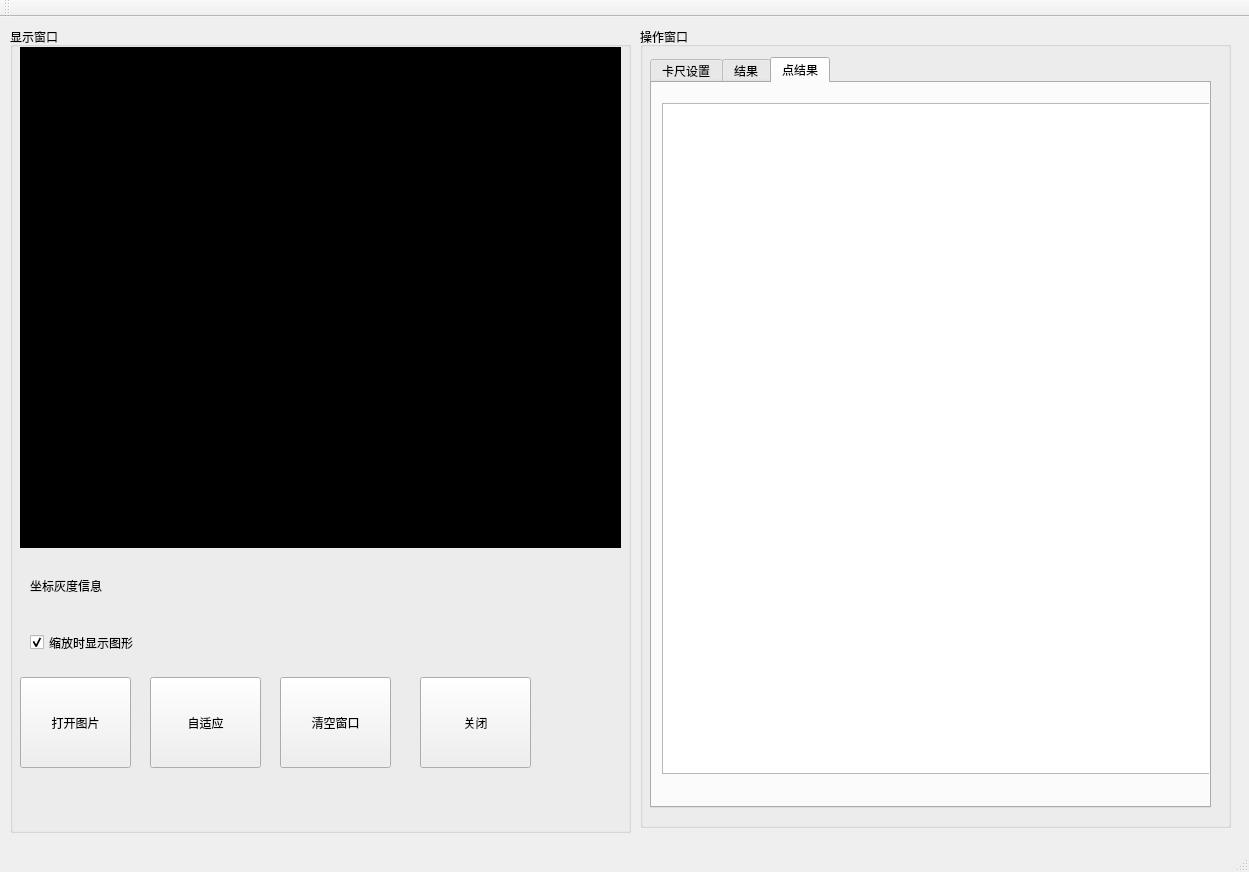
<?xml version="1.0" encoding="UTF-8"?>
<ui version="4.0">
 <class>CircleWindowClass</class>
 <widget class="QMainWindow" name="CircleWindowClass">
  <property name="geometry">
   <rect>
    <x>0</x>
    <y>0</y>
    <width>1249</width>
    <height>872</height>
   </rect>
  </property>
  <property name="windowTitle">
   <string>CircleWindow</string>
  </property>
  <widget class="QWidget" name="centralWidget">
   <widget class="QGroupBox" name="groupBox">
    <property name="geometry">
     <rect>
      <x>10</x>
      <y>10</y>
      <width>621</width>
      <height>806</height>
     </rect>
    </property>
    <property name="title">
     <string>显示窗口</string>
    </property>
    <widget class="CMyLabel" name="lbl_Window">
     <property name="geometry">
      <rect>
       <x>10</x>
       <y>20</y>
       <width>601</width>
       <height>501</height>
      </rect>
     </property>
     <property name="styleSheet">
      <string notr="true">background-color: rgb(0, 0, 0);</string>
     </property>
     <property name="text">
      <string/>
     </property>
    </widget>
    <widget class="QPushButton" name="pBtn_ReadImage">
     <property name="geometry">
      <rect>
       <x>10</x>
       <y>650</y>
       <width>111</width>
       <height>91</height>
      </rect>
     </property>
     <property name="text">
      <string>打开图片</string>
     </property>
    </widget>
    <widget class="QPushButton" name="pBtn_FitImage">
     <property name="geometry">
      <rect>
       <x>140</x>
       <y>650</y>
       <width>111</width>
       <height>91</height>
      </rect>
     </property>
     <property name="text">
      <string>自适应</string>
     </property>
    </widget>
    <widget class="QLabel" name="lbl_Status">
     <property name="geometry">
      <rect>
       <x>20</x>
       <y>550</y>
       <width>591</width>
       <height>18</height>
      </rect>
     </property>
     <property name="text">
      <string>坐标灰度信息</string>
     </property>
    </widget>
    <widget class="QPushButton" name="btn_ClearWindow">
     <property name="geometry">
      <rect>
       <x>270</x>
       <y>650</y>
       <width>111</width>
       <height>91</height>
      </rect>
     </property>
     <property name="text">
      <string>清空窗口</string>
     </property>
    </widget>
    <widget class="QCheckBox" name="ckb_ShowObj">
     <property name="geometry">
      <rect>
       <x>20</x>
       <y>600</y>
       <width>131</width>
       <height>31</height>
      </rect>
     </property>
     <property name="text">
      <string>缩放时显示图形</string>
     </property>
     <property name="checked">
      <bool>true</bool>
     </property>
    </widget>
    <widget class="QPushButton" name="btn_Hide">
     <property name="geometry">
      <rect>
       <x>410</x>
       <y>650</y>
       <width>111</width>
       <height>91</height>
      </rect>
     </property>
     <property name="text">
      <string>关闭</string>
     </property>
    </widget>
   </widget>
   <widget class="QGroupBox" name="groupBox_2">
    <property name="geometry">
     <rect>
      <x>640</x>
      <y>10</y>
      <width>591</width>
      <height>801</height>
     </rect>
    </property>
    <property name="title">
     <string>操作窗口</string>
    </property>
    <widget class="QTabWidget" name="tabWidget_4">
     <property name="geometry">
      <rect>
       <x>10</x>
       <y>30</y>
       <width>561</width>
       <height>751</height>
      </rect>
     </property>
     <property name="currentIndex">
      <number>2</number>
     </property>
     <widget class="QWidget" name="tab_14">
      <attribute name="title">
       <string>卡尺设置</string>
      </attribute>
      <layout class="QGridLayout" name="gridLayout">
       <item row="0" column="0">
        <layout class="QVBoxLayout" name="verticalLayout">
         <item>
          <layout class="QHBoxLayout" name="horizontalLayout">
           <item>
            <widget class="QLabel" name="label_47">
             <property name="text">
              <string>圆心Row</string>
             </property>
            </widget>
           </item>
           <item>
            <widget class="QDoubleSpinBox" name="dspb_CenterRow_Circle">
             <property name="enabled">
              <bool>false</bool>
             </property>
             <property name="decimals">
              <number>4</number>
             </property>
             <property name="minimum">
              <double>0.000000000000000</double>
             </property>
             <property name="maximum">
              <double>999999999.000000000000000</double>
             </property>
             <property name="singleStep">
              <double>0.000100000000000</double>
             </property>
            </widget>
           </item>
          </layout>
         </item>
         <item>
          <layout class="QHBoxLayout" name="horizontalLayout_2">
           <item>
            <widget class="QLabel" name="label_49">
             <property name="text">
              <string>圆心Col</string>
             </property>
            </widget>
           </item>
           <item>
            <widget class="QDoubleSpinBox" name="dspb_CenterCol_Circle">
             <property name="enabled">
              <bool>false</bool>
             </property>
             <property name="decimals">
              <number>4</number>
             </property>
             <property name="minimum">
              <double>0.000000000000000</double>
             </property>
             <property name="maximum">
              <double>999999999.000000000000000</double>
             </property>
             <property name="singleStep">
              <double>0.000100000000000</double>
             </property>
            </widget>
           </item>
          </layout>
         </item>
         <item>
          <layout class="QHBoxLayout" name="horizontalLayout_3">
           <item>
            <widget class="QLabel" name="label_50">
             <property name="text">
              <string>圆半径</string>
             </property>
            </widget>
           </item>
           <item>
            <widget class="QDoubleSpinBox" name="dspb_CenterRadius_Circle">
             <property name="enabled">
              <bool>false</bool>
             </property>
             <property name="decimals">
              <number>4</number>
             </property>
             <property name="minimum">
              <double>0.000000000000000</double>
             </property>
             <property name="maximum">
              <double>999999999.000000000000000</double>
             </property>
             <property name="singleStep">
              <double>0.000100000000000</double>
             </property>
            </widget>
           </item>
          </layout>
         </item>
         <item>
          <layout class="QHBoxLayout" name="horizontalLayout_4">
           <item>
            <widget class="QLabel" name="label_38">
             <property name="text">
              <string>卡尺数量</string>
             </property>
            </widget>
           </item>
           <item>
            <widget class="QSpinBox" name="spb_MeasureNum_Circle">
             <property name="maximum">
              <number>999999</number>
             </property>
             <property name="value">
              <number>20</number>
             </property>
            </widget>
           </item>
          </layout>
         </item>
         <item>
          <layout class="QHBoxLayout" name="horizontalLayout_5">
           <item>
            <widget class="QLabel" name="label_39">
             <property name="text">
              <string>搜索长度</string>
             </property>
            </widget>
           </item>
           <item>
            <widget class="QSpinBox" name="spb_MeasureLength1_Circle">
             <property name="maximum">
              <number>999999</number>
             </property>
             <property name="value">
              <number>20</number>
             </property>
            </widget>
           </item>
          </layout>
         </item>
         <item>
          <layout class="QHBoxLayout" name="horizontalLayout_6">
           <item>
            <widget class="QLabel" name="label_40">
             <property name="text">
              <string>投影长度</string>
             </property>
            </widget>
           </item>
           <item>
            <widget class="QSpinBox" name="spb_MeasureLength2_Circle">
             <property name="maximum">
              <number>999999</number>
             </property>
             <property name="value">
              <number>2</number>
             </property>
            </widget>
           </item>
          </layout>
         </item>
         <item>
          <layout class="QHBoxLayout" name="horizontalLayout_7">
           <item>
            <widget class="QLabel" name="label_41">
             <property name="text">
              <string>平滑(Sigma)</string>
             </property>
            </widget>
           </item>
           <item>
            <widget class="QDoubleSpinBox" name="dspb_MeasureSigma_Circle">
             <property name="decimals">
              <number>1</number>
             </property>
             <property name="minimum">
              <double>0.400000000000000</double>
             </property>
             <property name="singleStep">
              <double>0.100000000000000</double>
             </property>
            </widget>
           </item>
          </layout>
         </item>
         <item>
          <layout class="QHBoxLayout" name="horizontalLayout_8">
           <item>
            <widget class="QLabel" name="label_42">
             <property name="text">
              <string>阈值</string>
             </property>
            </widget>
           </item>
           <item>
            <widget class="QSpinBox" name="spb_MeasureThreshold_Circle">
             <property name="maximum">
              <number>255</number>
             </property>
             <property name="value">
              <number>10</number>
             </property>
            </widget>
           </item>
          </layout>
         </item>
         <item>
          <layout class="QHBoxLayout" name="horizontalLayout_10">
           <item>
            <widget class="QLabel" name="label_43">
             <property name="text">
              <string>极性</string>
             </property>
            </widget>
           </item>
           <item>
            <widget class="QComboBox" name="cmb_MeasureTransition_Circle">
             <item>
              <property name="text">
               <string>positive</string>
              </property>
             </item>
             <item>
              <property name="text">
               <string>negative</string>
              </property>
             </item>
             <item>
              <property name="text">
               <string>all</string>
              </property>
             </item>
             <item>
              <property name="text">
               <string>uniform</string>
              </property>
             </item>
            </widget>
           </item>
          </layout>
         </item>
         <item>
          <layout class="QHBoxLayout" name="horizontalLayout_11">
           <item>
            <widget class="QLabel" name="label_44">
             <property name="text">
              <string>边缘选取</string>
             </property>
            </widget>
           </item>
           <item>
            <widget class="QComboBox" name="cmb_MeasureSelect_Circle">
             <item>
              <property name="text">
               <string>first</string>
              </property>
             </item>
             <item>
              <property name="text">
               <string>last</string>
              </property>
             </item>
             <item>
              <property name="text">
               <string>all</string>
              </property>
             </item>
            </widget>
           </item>
          </layout>
         </item>
         <item>
          <layout class="QHBoxLayout" name="horizontalLayout_14">
           <item>
            <widget class="QLabel" name="label_45">
             <property name="text">
              <string>最小得分</string>
             </property>
            </widget>
           </item>
           <item>
            <widget class="QDoubleSpinBox" name="dspb_MinScore_Circle">
             <property name="maximum">
              <double>1.000000000000000</double>
             </property>
             <property name="singleStep">
              <double>0.010000000000000</double>
             </property>
             <property name="value">
              <double>0.550000000000000</double>
             </property>
            </widget>
           </item>
          </layout>
         </item>
         <item>
          <layout class="QHBoxLayout" name="horizontalLayout_18">
           <item>
            <widget class="QLabel" name="label_48">
             <property name="text">
              <string>距离剔除</string>
             </property>
            </widget>
           </item>
           <item>
            <widget class="QDoubleSpinBox" name="dspb_DistanceThreshold_Circle">
             <property name="decimals">
              <number>1</number>
             </property>
             <property name="singleStep">
              <double>0.100000000000000</double>
             </property>
             <property name="value">
              <double>3.500000000000000</double>
             </property>
            </widget>
           </item>
          </layout>
         </item>
         <item>
          <layout class="QHBoxLayout" name="horizontalLayout_19">
           <item>
            <widget class="QLabel" name="label_46">
             <property name="text">
              <string>插值算法</string>
             </property>
            </widget>
           </item>
           <item>
            <widget class="QComboBox" name="cmb_MeasureInterpolation_Circle">
             <item>
              <property name="text">
               <string>nearest_neighbor</string>
              </property>
             </item>
             <item>
              <property name="text">
               <string>bilinear</string>
              </property>
             </item>
             <item>
              <property name="text">
               <string>bicubic</string>
              </property>
             </item>
            </widget>
           </item>
          </layout>
         </item>
         <item>
          <layout class="QHBoxLayout" name="horizontalLayout_20">
           <item>
            <widget class="QLabel" name="label_54">
             <property name="text">
              <string>是否跟随</string>
             </property>
            </widget>
           </item>
           <item>
            <widget class="QComboBox" name="cmb_IsFollow_Circle">
             <item>
              <property name="text">
               <string>No</string>
              </property>
             </item>
             <item>
              <property name="text">
               <string>Yes</string>
              </property>
             </item>
            </widget>
           </item>
          </layout>
         </item>
        </layout>
       </item>
       <item row="1" column="0">
        <spacer name="verticalSpacer_5">
         <property name="orientation">
          <enum>Qt::Vertical</enum>
         </property>
         <property name="sizeHint" stdset="0">
          <size>
           <width>20</width>
           <height>280</height>
          </size>
         </property>
        </spacer>
       </item>
       <item row="2" column="0">
        <layout class="QHBoxLayout" name="horizontalLayout_9">
         <item>
          <widget class="QPushButton" name="btn_DrawCircle_Circle">
           <property name="text">
            <string>绘制圆</string>
           </property>
          </widget>
         </item>
         <item>
          <widget class="QPushButton" name="btn_DetectCircle_Circle">
           <property name="text">
            <string>检测圆</string>
           </property>
          </widget>
         </item>
         <item>
          <widget class="QPushButton" name="btn_ClearRoi_Circle">
           <property name="text">
            <string>清除ROI</string>
           </property>
          </widget>
         </item>
        </layout>
       </item>
      </layout>
     </widget>
     <widget class="QWidget" name="tab_15">
      <attribute name="title">
       <string>结果</string>
      </attribute>
      <widget class="QWidget" name="">
       <property name="geometry">
        <rect>
         <x>12</x>
         <y>17</y>
         <width>521</width>
         <height>671</height>
        </rect>
       </property>
       <layout class="QVBoxLayout" name="verticalLayout_2">
        <item>
         <layout class="QHBoxLayout" name="horizontalLayout_17">
          <item>
           <layout class="QHBoxLayout" name="horizontalLayout_16">
            <item>
             <widget class="QPushButton" name="btn_SaveCircleData">
              <property name="text">
               <string>参数保存</string>
              </property>
             </widget>
            </item>
            <item>
             <widget class="QPushButton" name="btn_LoadCircleData">
              <property name="text">
               <string>参数加载</string>
              </property>
             </widget>
            </item>
           </layout>
          </item>
          <item>
           <widget class="QLabel" name="lbl_RunCircleCT">
            <property name="text">
             <string>运行时间</string>
            </property>
           </widget>
          </item>
         </layout>
        </item>
        <item>
         <spacer name="verticalSpacer_7">
          <property name="orientation">
           <enum>Qt::Vertical</enum>
          </property>
          <property name="sizeHint" stdset="0">
           <size>
            <width>20</width>
            <height>298</height>
           </size>
          </property>
         </spacer>
        </item>
        <item>
         <layout class="QVBoxLayout" name="verticalLayout_13">
          <item>
           <layout class="QHBoxLayout" name="horizontalLayout_12">
            <item>
             <widget class="QLabel" name="label_55">
              <property name="text">
               <string>圆心X:</string>
              </property>
             </widget>
            </item>
            <item>
             <widget class="QLineEdit" name="txt_Col1_Circle">
              <property name="readOnly">
               <bool>true</bool>
              </property>
             </widget>
            </item>
           </layout>
          </item>
          <item>
           <layout class="QHBoxLayout" name="horizontalLayout_13">
            <item>
             <widget class="QLabel" name="label_56">
              <property name="text">
               <string>圆心Y:</string>
              </property>
             </widget>
            </item>
            <item>
             <widget class="QLineEdit" name="txt_Row1_Circle">
              <property name="readOnly">
               <bool>true</bool>
              </property>
             </widget>
            </item>
           </layout>
          </item>
          <item>
           <layout class="QHBoxLayout" name="horizontalLayout_15">
            <item>
             <widget class="QLabel" name="label_57">
              <property name="text">
               <string>半径:</string>
              </property>
             </widget>
            </item>
            <item>
             <widget class="QLineEdit" name="txt_Radius_Circle">
              <property name="readOnly">
               <bool>true</bool>
              </property>
             </widget>
            </item>
           </layout>
          </item>
         </layout>
        </item>
       </layout>
      </widget>
     </widget>
     <widget class="QWidget" name="tab_16">
      <attribute name="title">
       <string>点结果</string>
      </attribute>
      <widget class="QTableWidget" name="tablewidget_PointsResult_Circle">
       <property name="geometry">
        <rect>
         <x>10</x>
         <y>20</y>
         <width>561</width>
         <height>671</height>
        </rect>
       </property>
      </widget>
     </widget>
    </widget>
   </widget>
  </widget>
  <widget class="QMenuBar" name="menuBar">
   <property name="geometry">
    <rect>
     <x>0</x>
     <y>0</y>
     <width>1249</width>
     <height>23</height>
    </rect>
   </property>
  </widget>
  <widget class="QToolBar" name="mainToolBar">
   <attribute name="toolBarArea">
    <enum>TopToolBarArea</enum>
   </attribute>
   <attribute name="toolBarBreak">
    <bool>false</bool>
   </attribute>
  </widget>
  <widget class="QStatusBar" name="statusBar"/>
 </widget>
 <layoutdefault spacing="6" margin="11"/>
 <customwidgets>
  <customwidget>
   <class>CMyLabel</class>
   <extends>QLabel</extends>
   <header>cmylabel.h</header>
  </customwidget>
 </customwidgets>
 <resources/>
 <connections/>
</ui>
